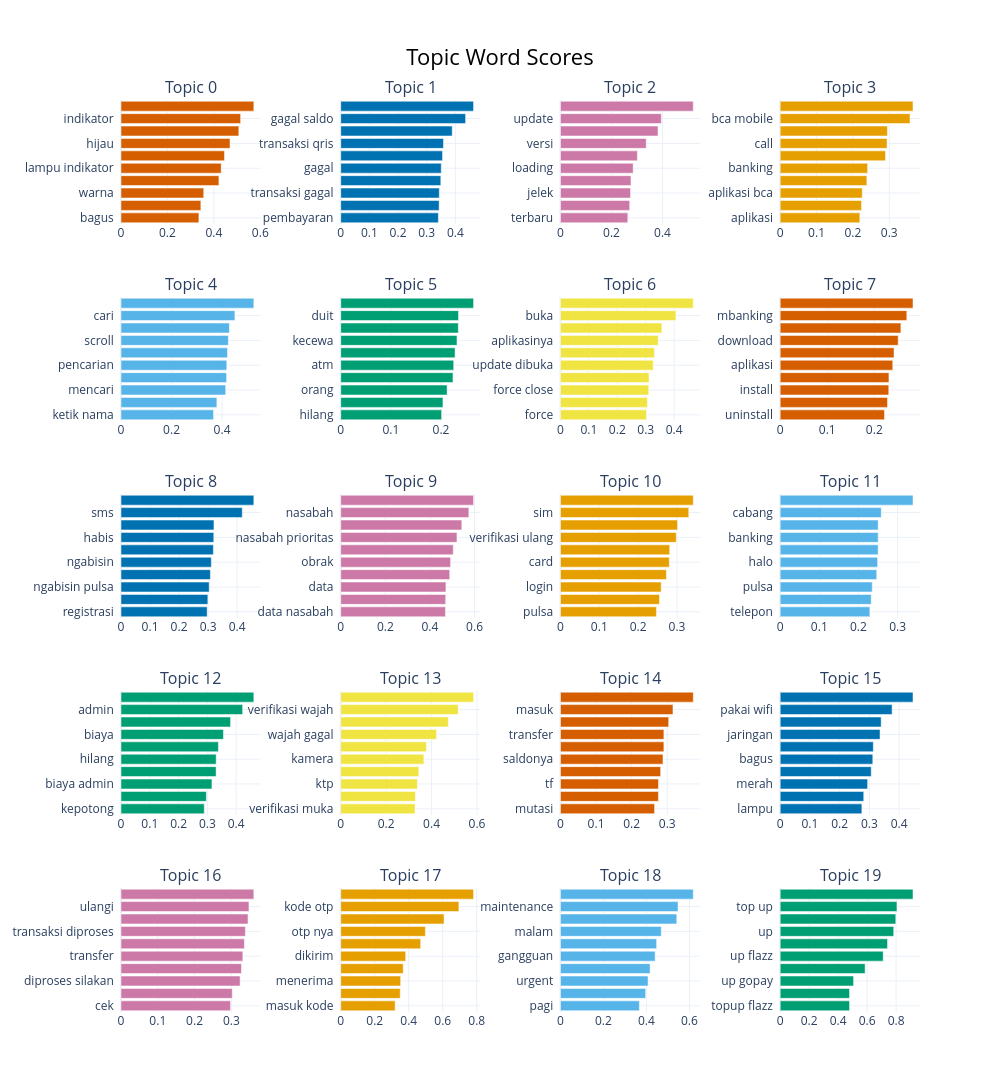

The notebook cell saved with this chart:
### Markdown cell above
Topic-Word Scores (barchart c-TF-IDF)

### Code cell
fig_barchart = topic_model.visualize_barchart(
    top_n_topics=len(topic_info[topic_info.Topic != -1]),  # semua topik, atau ganti angka spesifik misal 12
    n_words=10
)
fig_barchart.show()

### Figure 1 — Plotly figure (JSON) as saved in the notebook; plotly's stock layout.template omitted (floating-point values rounded to 4 significant figures)
{"data": [{"marker": {"color": "#D55E00"}, "orientation": "h", "type": "bar", "x": [0.3354, 0.3439, 0.3563, 0.4217, 0.4315, 0.4458, 0.4696, 0.5075, 0.5151, 0.5721], "xaxis": "x", "y": ["bagus  ", "sinyal bagus  ", "warna  ", "sinyal  ", "lampu indikator  ", "indikator merah  ", "hijau  ", "lampu  ", "indikator  ", "merah  "], "yaxis": "y"}, {"marker": {"color": "#0072B2"}, "orientation": "h", "type": "bar", "x": [0.3407, 0.3434, 0.3439, 0.3492, 0.3508, 0.3551, 0.3586, 0.389, 0.4357, 0.4634], "xaxis": "x2", "y": ["pembayaran  ", "terpotong  ", "transaksi gagal  ", "saldo terpotong  ", "gagal  ", "saldo  ", "transaksi qris  ", "qris gagal  ", "gagal saldo  ", "qris  "], "yaxis": "y2"}, {"marker": {"color": "#CC79A7"}, "orientation": "h", "type": "bar", "x": [0.2641, 0.2715, 0.2748, 0.2764, 0.2851, 0.3016, 0.3363, 0.3824, 0.3954, 0.5207], "xaxis": "x3", "y": ["terbaru  ", "ngelag  ", "jelek  ", "bagus  ", "loading  ", "lemot update  ", "versi  ", "update lemot  ", "update  ", "lemot  "], "yaxis": "y3"}, {"marker": {"color": "#E69F00"}, "orientation": "h", "type": "bar", "x": [0.2191, 0.2238, 0.2258, 0.2385, 0.2406, 0.2898, 0.2941, 0.2951, 0.3572, 0.3654], "xaxis": "x4", "y": ["aplikasi  ", "gangguan  ", "aplikasi bca  ", "pelayanan  ", "banking  ", "video  ", "call  ", "video call  ", "bca mobile  ", "mobile  "], "yaxis": "y4"}, {"marker": {"color": "#56B4E9"}, "orientation": "h", "type": "bar", "x": [0.3663, 0.3794, 0.4144, 0.4178, 0.4188, 0.4216, 0.4249, 0.4289, 0.4509, 0.5258], "xaxis": "x5", "y": ["ketik nama  ", "transfer  ", "mencari  ", "ketik  ", "pencarian  ", "search  ", "scroll  ", "manual  ", "cari  ", "nama  "], "yaxis": "y5"}, {"marker": {"color": "#009E73"}, "orientation": "h", "type": "bar", "x": [0.2012, 0.2039, 0.2122, 0.2239, 0.2253, 0.2281, 0.2319, 0.2346, 0.2349, 0.2649], "xaxis": "x6", "y": ["hilang  ", "tunai  ", "orang  ", "bank  ", "atm  ", "asuransi  ", "kecewa  ", "tarik  ", "duit  ", "uang  "], "yaxis": "y6"}, {"marker": {"color": "#F0E442"}, "orientation": "h", "type": "bar", "x": [0.3024, 0.3058, 0.3105, 0.3115, 0.3261, 0.3306, 0.3437, 0.3567, 0.406, 0.4672], "xaxis": "x7", "y": ["force  ", "update  ", "force close  ", "update buka  ", "update dibuka  ", "close  ", "aplikasinya  ", "aksesibilitas  ", "buka  ", "dibuka  "], "yaxis": "y7"}, {"marker": {"color": "#D55E00"}, "orientation": "h", "type": "bar", "x": [0.2217, 0.228, 0.2307, 0.231, 0.2392, 0.2418, 0.2507, 0.2564, 0.269, 0.2822], "xaxis": "x8", "y": ["uninstall  ", "hp  ", "install  ", "hapus  ", "aplikasi  ", "update  ", "download  ", "apk  ", "mbanking  ", "login  "], "yaxis": "y8"}, {"marker": {"color": "#0072B2"}, "orientation": "h", "type": "bar", "x": [0.2968, 0.2992, 0.3039, 0.3079, 0.3111, 0.3183, 0.3196, 0.3202, 0.4177, 0.4576], "xaxis": "x9", "y": ["registrasi  ", "kirim sms  ", "ngabisin pulsa  ", "habis pulsa  ", "ngabisin  ", "aktivasi  ", "habis  ", "pulsa habis  ", "sms  ", "pulsa  "], "yaxis": "y9"}, {"marker": {"color": "#CC79A7"}, "orientation": "h", "type": "bar", "x": [0.4695, 0.4705, 0.4717, 0.4887, 0.4926, 0.5046, 0.5211, 0.5428, 0.5745, 0.5956], "xaxis": "x10", "y": ["data nasabah  ", "aman  ", "data  ", "obrak abrik  ", "obrak  ", "privasi  ", "nasabah prioritas  ", "abrik  ", "nasabah  ", "prioritas  "], "yaxis": "y10"}, {"marker": {"color": "#E69F00"}, "orientation": "h", "type": "bar", "x": [0.2471, 0.2548, 0.2592, 0.2727, 0.2801, 0.2812, 0.2981, 0.3014, 0.3303, 0.3419], "xaxis": "x11", "y": ["pulsa  ", "hp  ", "login  ", "sms  ", "card  ", "sim card  ", "verifikasi ulang  ", "ulang  ", "sim  ", "verifikasi  "], "yaxis": "y11"}, {"marker": {"color": "#56B4E9"}, "orientation": "h", "type": "bar", "x": [0.2291, 0.2326, 0.2352, 0.2467, 0.249, 0.2503, 0.2504, 0.2504, 0.2582, 0.3393], "xaxis": "x12", "y": ["telepon  ", "atm bca  ", "pulsa  ", "registrasi  ", "halo  ", "ribet  ", "banking  ", "halo bca  ", "cabang  ", "atm  "], "yaxis": "y12"}, {"marker": {"color": "#009E73"}, "orientation": "h", "type": "bar", "x": [0.2892, 0.2966, 0.3159, 0.3304, 0.3306, 0.3384, 0.3558, 0.3806, 0.4225, 0.4614], "xaxis": "x13", "y": ["kepotong  ", "bulanan  ", "biaya admin  ", "potong  ", "hilang  ", "mutasi  ", "biaya  ", "ribu  ", "admin  ", "potongan  "], "yaxis": "y13"}, {"marker": {"color": "#F0E442"}, "orientation": "h", "type": "bar", "x": [0.3271, 0.3289, 0.3377, 0.3438, 0.3661, 0.3771, 0.4218, 0.4736, 0.5171, 0.5848], "xaxis": "x14", "y": ["verifikasi muka  ", "foto  ", "ktp  ", "vermuk  ", "kamera  ", "muka  ", "wajah gagal  ", "verifikasi  ", "verifikasi wajah  ", "wajah  "], "yaxis": "y14"}, {"marker": {"color": "#D55E00"}, "orientation": "h", "type": "bar", "x": [0.2644, 0.2752, 0.2753, 0.2814, 0.288, 0.2905, 0.2906, 0.3041, 0.3161, 0.3731], "xaxis": "x15", "y": ["mutasi  ", "blu  ", "tf  ", "berhasil  ", "saldonya  ", "uang  ", "transfer  ", "saldo  ", "masuk  ", "dana  "], "yaxis": "y15"}, {"marker": {"color": "#0072B2"}, "orientation": "h", "type": "bar", "x": [0.2747, 0.281, 0.2941, 0.3062, 0.3114, 0.3132, 0.3358, 0.3396, 0.3764, 0.4467], "xaxis": "x16", "y": ["lampu  ", "indikator  ", "merah  ", "terputus  ", "bagus  ", "sinyal  ", "jaringan  ", "koneksi  ", "pakai wifi  ", "wifi  "], "yaxis": "y16"}, {"marker": {"color": "#CC79A7"}, "orientation": "h", "type": "bar", "x": [0.2979, 0.3025, 0.3238, 0.3275, 0.3313, 0.3355, 0.3382, 0.3454, 0.3479, 0.3612], "xaxis": "x17", "y": ["cek  ", "rekening  ", "diproses silakan  ", "diproses  ", "transfer  ", "notifikasi  ", "transaksi diproses  ", "silakan  ", "ulangi  ", "silakan ulangi  "], "yaxis": "y17"}, {"marker": {"color": "#E69F00"}, "orientation": "h", "type": "bar", "x": [0.32, 0.3499, 0.3525, 0.3676, 0.382, 0.4701, 0.498, 0.6076, 0.6949, 0.7813], "xaxis": "x18", "y": ["masuk kode  ", "menerima kode  ", "menerima  ", "kirim  ", "dikirim  ", "otp masuk  ", "otp nya  ", "kode  ", "kode otp  ", "otp  "], "yaxis": "y18"}, {"marker": {"color": "#56B4E9"}, "orientation": "h", "type": "bar", "x": [0.3671, 0.3963, 0.4075, 0.417, 0.4403, 0.4473, 0.4688, 0.541, 0.5467, 0.6178], "xaxis": "x19", "y": ["pagi  ", "jam jam  ", "urgent  ", "sistem  ", "gangguan  ", "pemeliharaan sistem  ", "malam  ", "jam  ", "maintenance  ", "pemeliharaan  "], "yaxis": "y19"}, {"marker": {"color": "#009E73"}, "orientation": "h", "type": "bar", "x": [0.4787, 0.4787, 0.5066, 0.5862, 0.711, 0.7409, 0.7836, 0.7979, 0.8059, 0.9168], "xaxis": "x20", "y": ["topup flazz  ", "flazz gagal  ", "up gopay  ", "topup  ", "up flazz  ", "gopay  ", "up  ", "top  ", "top up  ", "flazz  "], "yaxis": "y20"}], "layout": {"annotations": [{"font": {"size": 16}, "showarrow": false, "text": "Topic 0", "x": 0.0875, "xanchor": "center", "xref": "paper", "y": 1.0, "yanchor": "bottom", "yref": "paper"}, {"font": {"size": 16}, "showarrow": false, "text": "Topic 1", "x": 0.3625, "xanchor": "center", "xref": "paper", "y": 1.0, "yanchor": "bottom", "yref": "paper"}, {"font": {"size": 16}, "showarrow": false, "text": "Topic 2", "x": 0.6375, "xanchor": "center", "xref": "paper", "y": 1.0, "yanchor": "bottom", "yref": "paper"}, {"font": {"size": 16}, "showarrow": false, "text": "Topic 3", "x": 0.9125, "xanchor": "center", "xref": "paper", "y": 1.0, "yanchor": "bottom", "yref": "paper"}, {"font": {"size": 16}, "showarrow": false, "text": "Topic 4", "x": 0.0875, "xanchor": "center", "xref": "paper", "y": 0.784, "yanchor": "bottom", "yref": "paper"}, {"font": {"size": 16}, "showarrow": false, "text": "Topic 5", "x": 0.3625, "xanchor": "center", "xref": "paper", "y": 0.784, "yanchor": "bottom", "yref": "paper"}, {"font": {"size": 16}, "showarrow": false, "text": "Topic 6", "x": 0.6375, "xanchor": "center", "xref": "paper", "y": 0.784, "yanchor": "bottom", "yref": "paper"}, {"font": {"size": 16}, "showarrow": false, "text": "Topic 7", "x": 0.9125, "xanchor": "center", "xref": "paper", "y": 0.784, "yanchor": "bottom", "yref": "paper"}, {"font": {"size": 16}, "showarrow": false, "text": "Topic 8", "x": 0.0875, "xanchor": "center", "xref": "paper", "y": 0.568, "yanchor": "bottom", "yref": "paper"}, {"font": {"size": 16}, "showarrow": false, "text": "Topic 9", "x": 0.3625, "xanchor": "center", "xref": "paper", "y": 0.568, "yanchor": "bottom", "yref": "paper"}, {"font": {"size": 16}, "showarrow": false, "text": "Topic 10", "x": 0.6375, "xanchor": "center", "xref": "paper", "y": 0.568, "yanchor": "bottom", "yref": "paper"}, {"font": {"size": 16}, "showarrow": false, "text": "Topic 11", "x": 0.9125, "xanchor": "center", "xref": "paper", "y": 0.568, "yanchor": "bottom", "yref": "paper"}, {"font": {"size": 16}, "showarrow": false, "text": "Topic 12", "x": 0.0875, "xanchor": "center", "xref": "paper", "y": 0.352, "yanchor": "bottom", "yref": "paper"}, {"font": {"size": 16}, "showarrow": false, "text": "Topic 13", "x": 0.3625, "xanchor": "center", "xref": "paper", "y": 0.352, "yanchor": "bottom", "yref": "paper"}, {"font": {"size": 16}, "showarrow": false, "text": "Topic 14", "x": 0.6375, "xanchor": "center", "xref": "paper", "y": 0.352, "yanchor": "bottom", "yref": "paper"}, {"font": {"size": 16}, "showarrow": false, "text": "Topic 15", "x": 0.9125, "xanchor": "center", "xref": "paper", "y": 0.352, "yanchor": "bottom", "yref": "paper"}, {"font": {"size": 16}, "showarrow": false, "text": "Topic 16", "x": 0.0875, "xanchor": "center", "xref": "paper", "y": 0.136, "yanchor": "bottom", "yref": "paper"}, {"font": {"size": 16}, "showarrow": false, "text": "Topic 17", "x": 0.3625, "xanchor": "center", "xref": "paper", "y": 0.136, "yanchor": "bottom", "yref": "paper"}, {"font": {"size": 16}, "showarrow": false, "text": "Topic 18", "x": 0.6375, "xanchor": "center", "xref": "paper", "y": 0.136, "yanchor": "bottom", "yref": "paper"}, {"font": {"size": 16}, "showarrow": false, "text": "Topic 19", "x": 0.9125, "xanchor": "center", "xref": "paper", "y": 0.136, "yanchor": "bottom", "yref": "paper"}], "height": 1250, "hoverlabel": {"bgcolor": "white", "font": {"family": "Rockwell", "size": 16}}, "showlegend": false, "title": {"font": {"color": "Black", "size": 22}, "text": "Topic Word Scores", "x": 0.5, "xanchor": "center", "yanchor": "top"}, "width": 1000, "xaxis": {"anchor": "y", "domain": [0, 0.175], "showgrid": true}, "xaxis10": {"anchor": "y10", "domain": [0.275, 0.45], "showgrid": true}, "xaxis11": {"anchor": "y11", "domain": [0.55, 0.725], "showgrid": true}, "xaxis12": {"anchor": "y12", "domain": [0.825, 1], "showgrid": true}, "xaxis13": {"anchor": "y13", "domain": [0, 0.175], "showgrid": true}, "xaxis14": {"anchor": "y14", "domain": [0.275, 0.45], "showgrid": true}, "xaxis15": {"anchor": "y15", "domain": [0.55, 0.725], "showgrid": true}, "xaxis16": {"anchor": "y16", "domain": [0.825, 1], "showgrid": true}, "xaxis17": {"anchor": "y17", "domain": [0, 0.175], "showgrid": true}, "xaxis18": {"anchor": "y18", "domain": [0.275, 0.45], "showgrid": true}, "xaxis19": {"anchor": "y19", "domain": [0.55, 0.725], "showgrid": true}, "xaxis2": {"anchor": "y2", "domain": [0.275, 0.45], "showgrid": true}, "xaxis20": {"anchor": "y20", "domain": [0.825, 1], "showgrid": true}, "xaxis3": {"anchor": "y3", "domain": [0.55, 0.725], "showgrid": true}, "xaxis4": {"anchor": "y4", "domain": [0.825, 1], "showgrid": true}, "xaxis5": {"anchor": "y5", "domain": [0, 0.175], "showgrid": true}, "xaxis6": {"anchor": "y6", "domain": [0.275, 0.45], "showgrid": true}, "xaxis7": {"anchor": "y7", "domain": [0.55, 0.725], "showgrid": true}, "xaxis8": {"anchor": "y8", "domain": [0.825, 1], "showgrid": true}, "xaxis9": {"anchor": "y9", "domain": [0, 0.175], "showgrid": true}, "yaxis": {"anchor": "x", "domain": [0.864, 1.0], "showgrid": true}, "yaxis10": {"anchor": "x10", "domain": [0.432, 0.568], "showgrid": true}, "yaxis11": {"anchor": "x11", "domain": [0.432, 0.568], "showgrid": true}, "yaxis12": {"anchor": "x12", "domain": [0.432, 0.568], "showgrid": true}, "yaxis13": {"anchor": "x13", "domain": [0.216, 0.352], "showgrid": true}, "yaxis14": {"anchor": "x14", "domain": [0.216, 0.352], "showgrid": true}, "yaxis15": {"anchor": "x15", "domain": [0.216, 0.352], "showgrid": true}, "yaxis16": {"anchor": "x16", "domain": [0.216, 0.352], "showgrid": true}, "yaxis17": {"anchor": "x17", "domain": [0, 0.136], "showgrid": true}, "yaxis18": {"anchor": "x18", "domain": [0, 0.136], "showgrid": true}, "yaxis19": {"anchor": "x19", "domain": [0, 0.136], "showgrid": true}, "yaxis2": {"anchor": "x2", "domain": [0.864, 1.0], "showgrid": true}, "yaxis20": {"anchor": "x20", "domain": [0, 0.136], "showgrid": true}, "yaxis3": {"anchor": "x3", "domain": [0.864, 1.0], "showgrid": true}, "yaxis4": {"anchor": "x4", "domain": [0.864, 1.0], "showgrid": true}, "yaxis5": {"anchor": "x5", "domain": [0.648, 0.784], "showgrid": true}, "yaxis6": {"anchor": "x6", "domain": [0.648, 0.784], "showgrid": true}, "yaxis7": {"anchor": "x7", "domain": [0.648, 0.784], "showgrid": true}, "yaxis8": {"anchor": "x8", "domain": [0.648, 0.784], "showgrid": true}, "yaxis9": {"anchor": "x9", "domain": [0.432, 0.568], "showgrid": true}}}
